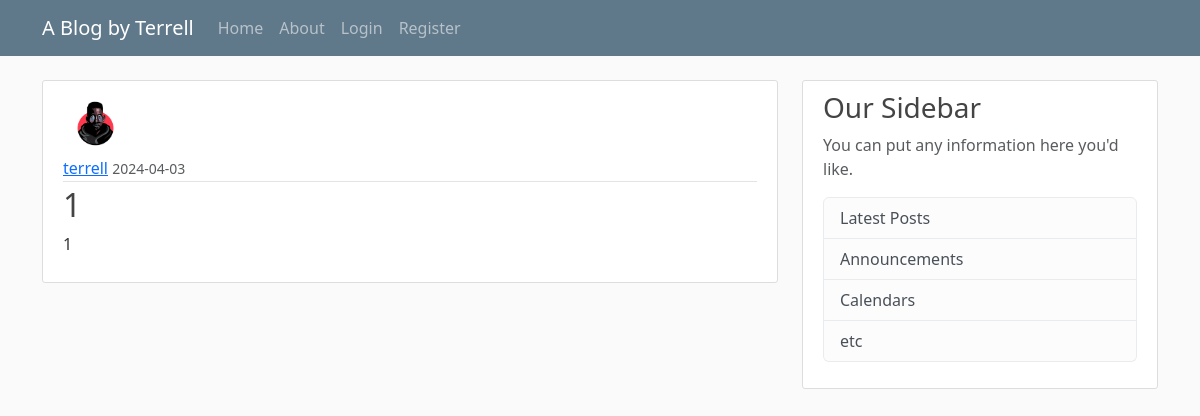
Screenshot of /post/3 with the database file from the repository.
### flaskblog/models.py (models this page shows, shortened)
class User(db.Model, UserMixin): # We create the User class
    id = db.Column(db.Integer, primary_key=True) # primary_key=True means this will be unique to our user
    username = db.Column(db.String(20), unique=True, nullable=False) # nullable = cannot be null, there must be an input. Max characters = 20
    email = db.Column(db.String(120), unique=True, nullable=False)
    image_file = db.Column(db.String(20), nullable=False, default='default.jpg') # Max image hash = 20 characters. Default will be if user doesn't choose a profile pic
    password = db.Column(db.String(60), nullable=False)
    posts = db.relationship('Post', backref='author', lazy=True)

class Post(db.Model): # We create the Post class
    id = db.Column(db.Integer, primary_key=True)
    title = db.Column(db.String(100), nullable=False)
    date_posted = db.Column(db.DateTime, nullable=False, default=datetime.now(timezone.utc))
    content = db.Column(db.Text, nullable=False)
    user_id = db.Column(db.Integer, db.ForeignKey('user.id'), nullable=False) # This is the ID of the user that authored the post

### flaskblog/routes.py (the view)
@app.route("/post/<int:post_id>")
def post(post_id):
    post = Post.query.get_or_404(post_id) # Grabs specific post form database
    return render_template('post.html', title=post.title, post=post)

### flaskblog/templates/post.html (shortened to what this page needs)
{% extends "layout.html" %}
{% block content %}
    <article class="media content-section">
        <div class="media-body">
          <img class="rounded-circle article-img" src="{{ url_for('static', filename='profile_pics/' + post.author.image_file) }}">
          <div class="article-metadata">
            <a class="mr-2" href="{{ url_for('user_posts', username=post.author.username) }}">{{ post.author.username }}</a>
            <small class="text-muted">{{ post.date_posted.strftime('%Y-%m-%d') }}</small>
          </div>
          <h2 class="article-title" href="{{ url_for('post', post_id=post.id) }}">{{ post.title }}</h2>
          <p class="article-content">{{ post.content }}</p>
        </div>
    </article>
{% endblock content %}

### flaskblog/static/main.css (style rules this page uses)
body { background: #fafafa; color: #333333; margin-top: 5rem; }
h1, h2, h3, h4, h5, h6 { color: #444444; }
.content-section { background: #ffffff; padding: 10px 20px; border: 1px solid #dddddd; border-radius: 3px; margin-bottom: 20px; }
.article-title { color: #444444; }
.article-content { white-space: pre-line; }
.article-img { height: 65px; width: 65px; margin-right: 16px; }
.article-metadata { padding-bottom: 1px; margin-bottom: 4px; border-bottom: 1px solid #e3e3e3 }

### rows the page displays
User: image_file (picture), author.username "terrell"
Post: date_posted "2024-04-03", title "1", content "1"
